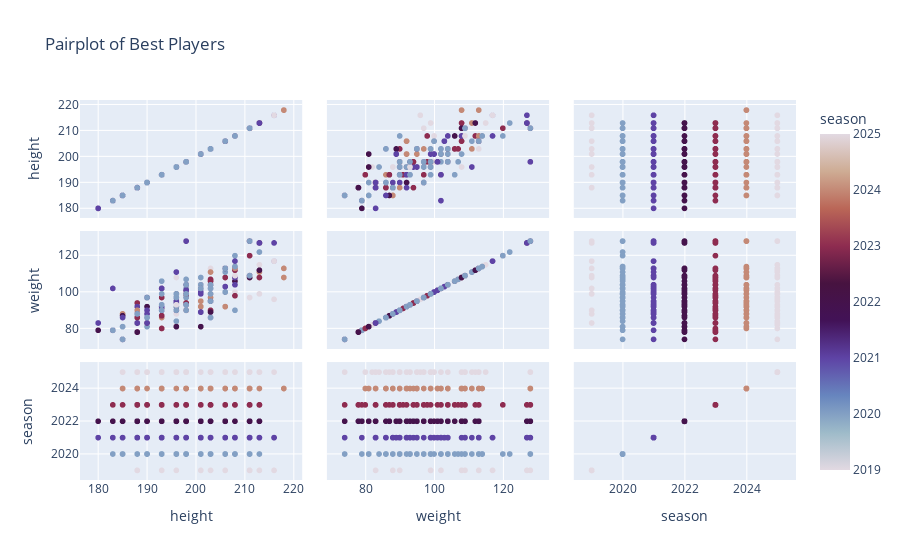

Here is the notebook cell this chart was saved with:
### Code cell
fig = px.scatter_matrix(
    df_all,
    dimensions=['height', 'weight', 'season'], 
    color='season',
    color_continuous_scale='twilight',  
    title='Pairplot of Best Players'
)

fig.update_traces(diagonal_visible=True)  
fig.show()

### Figure 1 — Plotly figure (JSON) as saved in the notebook; plotly's stock layout.template omitted (floating-point values rounded to 4 significant figures; data arrays with more than 128 entries replaced by an {"elided": "..."} marker saying what was removed)
{"data": [{"diagonal": {"visible": true}, "dimensions": [{"axis": {"matches": true}, "label": "height", "values": {"elided": "350 int values"}}, {"axis": {"matches": true}, "label": "weight", "values": {"elided": "350 int values"}}, {"axis": {"matches": true}, "label": "season", "values": {"elided": "350 int values"}}], "hovertemplate": "%{xaxis.title.text}=%{x}<br>%{yaxis.title.text}=%{y}<br>season=%{marker.color}<extra></extra>", "legendgroup": "", "marker": {"color": {"elided": "350 int values"}, "coloraxis": "coloraxis", "symbol": "circle"}, "name": "", "showlegend": false, "type": "splom"}], "layout": {"coloraxis": {"colorbar": {"title": {"text": "season"}}, "colorscale": [[0, "#e2d9e2"], [0.1111, "#9ebbc9"], [0.2222, "#6785be"], [0.3333, "#5e43a5"], [0.4444, "#421257"], [0.5556, "#471340"], [0.6667, "#8e2c50"], [0.7778, "#ba6657"], [0.8889, "#ceac94"], [1, "#e2d9e2"]]}, "dragmode": "select", "legend": {"tracegroupgap": 0}, "title": {"text": "Pairplot of Best Players"}}}
